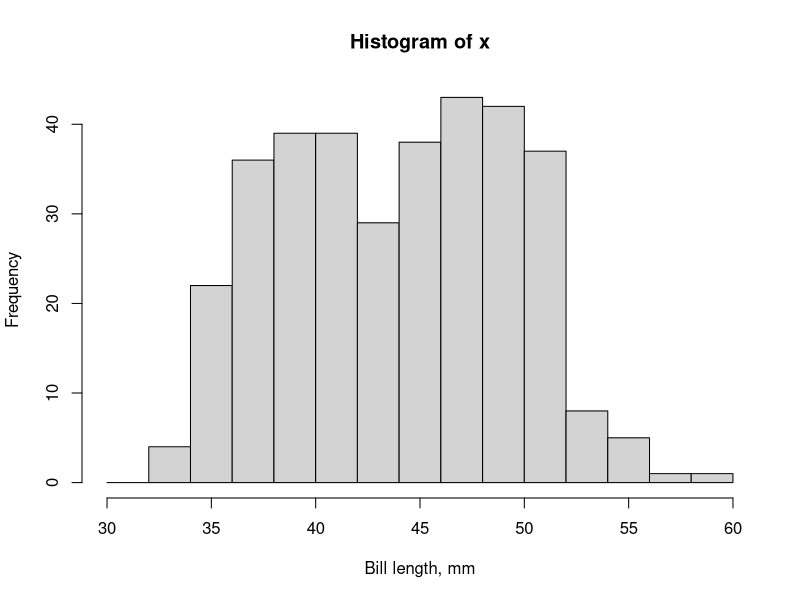

Generate this figure with R:
## ---- chunk 1
data <- read.csv("data/penguins.csv")

x <- data$bill_len

hist(x, breaks = seq(30, 60, 2), xlab = "Bill length, mm")
